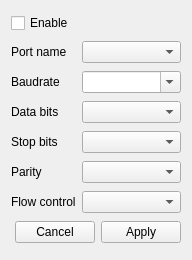
<?xml version="1.0" encoding="UTF-8"?>
<ui version="4.0">
 <class>SAKSerialPortTransmitterToolUiEditor</class>
 <widget class="QWidget" name="SAKSerialPortTransmitterToolUiEditor">
  <property name="geometry">
   <rect>
    <x>0</x>
    <y>0</y>
    <width>192</width>
    <height>260</height>
   </rect>
  </property>
  <property name="windowTitle">
   <string>Serial Port Transmitter Item Editor</string>
  </property>
  <layout class="QGridLayout" name="gridLayout">
   <item row="5" column="0">
    <widget class="QLabel" name="label_5">
     <property name="sizePolicy">
      <sizepolicy hsizetype="Fixed" vsizetype="Preferred">
       <horstretch>0</horstretch>
       <verstretch>0</verstretch>
      </sizepolicy>
     </property>
     <property name="text">
      <string>Parity</string>
     </property>
    </widget>
   </item>
   <item row="4" column="0">
    <widget class="QLabel" name="label_4">
     <property name="sizePolicy">
      <sizepolicy hsizetype="Fixed" vsizetype="Preferred">
       <horstretch>0</horstretch>
       <verstretch>0</verstretch>
      </sizepolicy>
     </property>
     <property name="text">
      <string>Stop bits</string>
     </property>
    </widget>
   </item>
   <item row="6" column="1">
    <widget class="SAKFlowControlComboBox" name="comboBoxFlowControl"/>
   </item>
   <item row="0" column="0" colspan="2">
    <widget class="QCheckBox" name="checkBoxEnable">
     <property name="text">
      <string>Enable</string>
     </property>
    </widget>
   </item>
   <item row="2" column="1">
    <widget class="SAKBaudRateComboBox" name="comboBoxBaudrate">
     <property name="editable">
      <bool>true</bool>
     </property>
    </widget>
   </item>
   <item row="5" column="1">
    <widget class="SAKParityComboBox" name="comboBoxParity"/>
   </item>
   <item row="2" column="0">
    <widget class="QLabel" name="label_2">
     <property name="sizePolicy">
      <sizepolicy hsizetype="Fixed" vsizetype="Preferred">
       <horstretch>0</horstretch>
       <verstretch>0</verstretch>
      </sizepolicy>
     </property>
     <property name="text">
      <string>Baudrate</string>
     </property>
    </widget>
   </item>
   <item row="3" column="0">
    <widget class="QLabel" name="label_3">
     <property name="sizePolicy">
      <sizepolicy hsizetype="Fixed" vsizetype="Preferred">
       <horstretch>0</horstretch>
       <verstretch>0</verstretch>
      </sizepolicy>
     </property>
     <property name="text">
      <string>Data bits</string>
     </property>
    </widget>
   </item>
   <item row="4" column="1">
    <widget class="SAKStopBitsComboBox" name="comboBoxStopBits"/>
   </item>
   <item row="1" column="1">
    <widget class="SAKPortNameComboBox" name="comboBoxPortName"/>
   </item>
   <item row="1" column="0">
    <widget class="QLabel" name="label">
     <property name="sizePolicy">
      <sizepolicy hsizetype="Fixed" vsizetype="Preferred">
       <horstretch>0</horstretch>
       <verstretch>0</verstretch>
      </sizepolicy>
     </property>
     <property name="text">
      <string>Port name</string>
     </property>
    </widget>
   </item>
   <item row="6" column="0">
    <widget class="QLabel" name="label_6">
     <property name="sizePolicy">
      <sizepolicy hsizetype="Fixed" vsizetype="Preferred">
       <horstretch>0</horstretch>
       <verstretch>0</verstretch>
      </sizepolicy>
     </property>
     <property name="text">
      <string>Flow control</string>
     </property>
    </widget>
   </item>
   <item row="3" column="1">
    <widget class="SAKDataBitsComboBox" name="comboBoxDataBits"/>
   </item>
   <item row="7" column="0" colspan="2">
    <layout class="QHBoxLayout" name="horizontalLayout">
     <property name="leftMargin">
      <number>0</number>
     </property>
     <property name="topMargin">
      <number>0</number>
     </property>
     <property name="rightMargin">
      <number>0</number>
     </property>
     <property name="bottomMargin">
      <number>0</number>
     </property>
     <item>
      <spacer name="horizontalSpacer">
       <property name="orientation">
        <enum>Qt::Horizontal</enum>
       </property>
       <property name="sizeHint" stdset="0">
        <size>
         <width>40</width>
         <height>20</height>
        </size>
       </property>
      </spacer>
     </item>
     <item>
      <widget class="QPushButton" name="pushButtonCancel">
       <property name="text">
        <string>Cancel</string>
       </property>
      </widget>
     </item>
     <item>
      <widget class="QPushButton" name="pushButtonApply">
       <property name="text">
        <string>Apply</string>
       </property>
      </widget>
     </item>
    </layout>
   </item>
  </layout>
 </widget>
 <customwidgets>
  <customwidget>
   <class>SAKPortNameComboBox</class>
   <extends>QComboBox</extends>
   <header location="global">sakportnamecombobox.h</header>
  </customwidget>
  <customwidget>
   <class>SAKBaudRateComboBox</class>
   <extends>QComboBox</extends>
   <header location="global">sakbaudratecombobox.h</header>
  </customwidget>
  <customwidget>
   <class>SAKDataBitsComboBox</class>
   <extends>QComboBox</extends>
   <header location="global">sakdatabitscombobox.h</header>
  </customwidget>
  <customwidget>
   <class>SAKStopBitsComboBox</class>
   <extends>QComboBox</extends>
   <header location="global">sakstopbitscombobox.h</header>
  </customwidget>
  <customwidget>
   <class>SAKParityComboBox</class>
   <extends>QComboBox</extends>
   <header location="global">sakparitycombobox.h</header>
  </customwidget>
  <customwidget>
   <class>SAKFlowControlComboBox</class>
   <extends>QComboBox</extends>
   <header location="global">sakflowcontrolcombobox.h</header>
  </customwidget>
 </customwidgets>
 <resources/>
 <connections/>
</ui>
